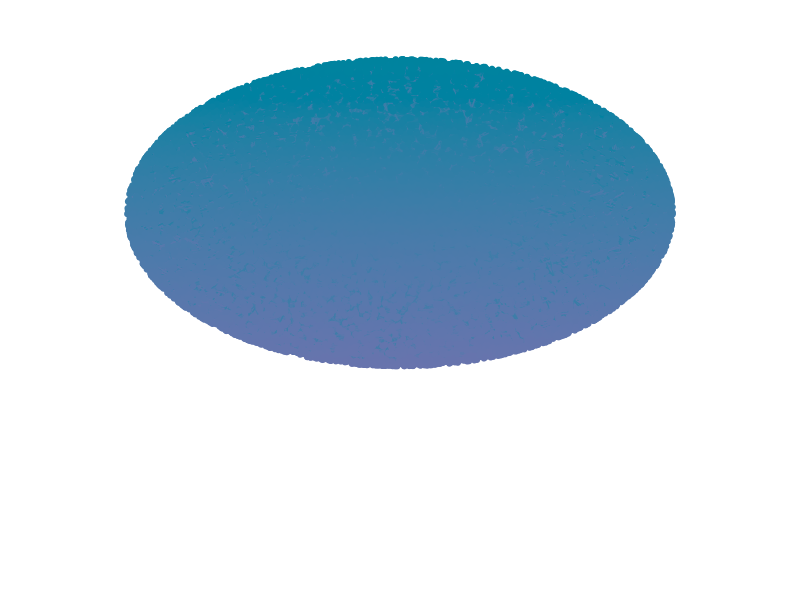

Write R code to recreate this figure.
library(ggplot2)
library(tidyverse)
library(here)

n_lines <- 10000
x_limits <- c(0, 18)
y_limits <- c(0, 24)

# (x - h)^2 + (y - k)^2 = r^2
circle_h = (x_limits[1] * .5 + x_limits[2] * .5)
circle_k = (y_limits[1] * .33 + y_limits[2] * .66)
circle_r = (x_limits[2] - x_limits[1]) * .75 * .5

lines <- data.frame(line = seq(1, n_lines),
                    point_1 = runif(n_lines, 0, 2*pi),
                    point_2 = runif(n_lines, 0, 2*pi))
lines <- lines %>%
  mutate(point_1_x = circle_h + circle_r * cos(point_1),
         point_1_y = circle_k + circle_r * sin(point_1),
         point_2_x = circle_h + circle_r * cos(point_2),
         point_2_y = circle_k + circle_r * sin(point_2)) %>%
  mutate(midpoint_x = (point_1_x + point_2_x) / 2,
         midpoint_y = (point_1_y + point_2_y) / 2)

# Y max is circle_k + circle_r  
# Y min is circle_k - circle_r  
# map to 230 to 250
map_bounds <- function(x, circle_k, circle_r){
  286.933 + -2.963 * x
}  

# lm(y ~ x, data = data.frame(x = c(9.09, 22.59),
#                             y = c(260, 220)))

lines$color = hcl(h = runif(n_lines,
                            map_bounds(lines$midpoint_y, circle_k = circle_k, circle_r) - 10,
                            map_bounds(lines$midpoint_y, circle_k = circle_k, circle_r) + 10),
                  c = 50,
                  l = 50)

lines$color = hcl(h = map_bounds(lines$midpoint_y, circle_k = circle_k, circle_r),
                  c = 50,
                  l = 50)

plot1 <- ggplot() +
  geom_segment(data = lines, aes(x = point_1_x,
                                 y = point_1_y,
                                 xend = point_2_x,
                                 yend = point_2_y),
                                 color = lines$color) + 
  geom_point(data = lines, aes(x = midpoint_x,
                               y = midpoint_y),
             color = lines$color) +
  xlim(c(0, 18)) +
  ylim(c(0, 24)) +
  theme_void()

ggsave(filename = file.path(here::here(), "method1.pdf"),
       plot = plot1,
       device = "pdf",
       width = 18,
       height = 24,
       units = "in",
       dpi = "print")

